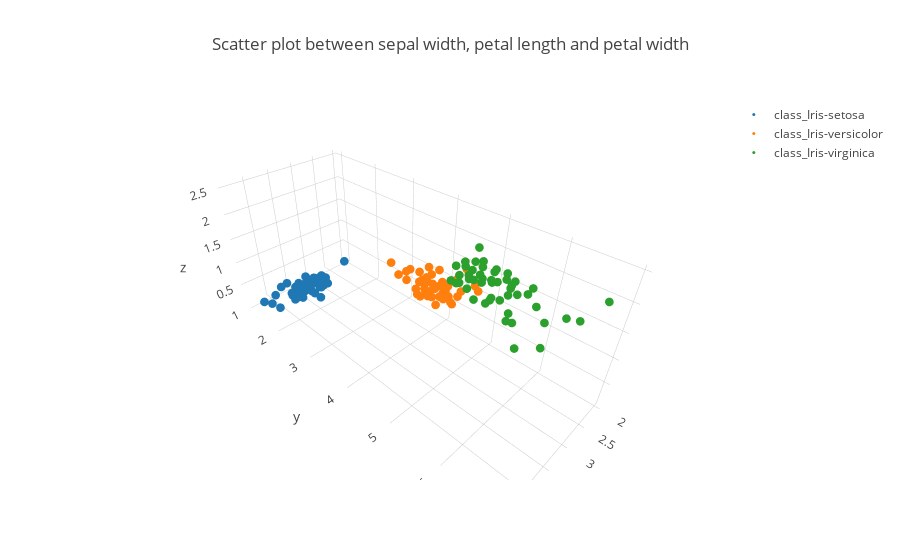

The notebook cell saved with this chart:
### Code cell
data = []
for i in ['Iris-setosa', 'Iris-versicolor', 'Iris-virginica']:
    trace = go.Scatter3d(x = iris[iris["target"] == i].iloc[:, 1],
                         y = iris[iris["target"] == i].iloc[:, 2],
                         z = iris[iris["target"] == i].iloc[:, 3],
                         mode = 'markers',
                         name = "class_{}".format(i),
                         marker = dict(size = 3))
    data.append(trace)
    layout=dict(
        title='Scatter plot between sepal width, petal length and petal width'
    )
figure = dict(data=data, layout = layout)
iplot(figure)

### Figure 1 — Plotly figure (JSON) as saved in the notebook; plotly's stock layout.template omitted (floating-point values rounded to 4 significant figures)
{"data": [{"marker": {"size": 3}, "mode": "markers", "name": "class_Iris-setosa", "type": "scatter3d", "uid": "5b6608aa-c019-476d-843a-907ee1363549", "x": [3.5, 3, 3.2, 3.1, 3.6, 3.9, 3.4, 3.4, 2.9, 3.1, 3.7, 3.4, 3, 3, 4, 4.4, 3.9, 3.5, 3.8, 3.8, 3.4, 3.7, 3.6, 3.3, 3.4, 3, 3.4, 3.5, 3.4, 3.2, 3.1, 3.4, 4.1, 4.2, 3.1, 3.2, 3.5, 3.1, 3, 3.4, 3.5, 2.3, 3.2, 3.5, 3.8, 3, 3.8, 3.2, 3.7, 3.3], "y": [1.4, 1.4, 1.3, 1.5, 1.4, 1.7, 1.4, 1.5, 1.4, 1.5, 1.5, 1.6, 1.4, 1.1, 1.2, 1.5, 1.3, 1.4, 1.7, 1.5, 1.7, 1.5, 1, 1.7, 1.9, 1.6, 1.6, 1.5, 1.4, 1.6, 1.6, 1.5, 1.5, 1.4, 1.5, 1.2, 1.3, 1.5, 1.3, 1.5, 1.3, 1.3, 1.3, 1.6, 1.9, 1.4, 1.6, 1.4, 1.5, 1.4], "z": [0.2, 0.2, 0.2, 0.2, 0.2, 0.4, 0.3, 0.2, 0.2, 0.1, 0.2, 0.2, 0.1, 0.1, 0.2, 0.4, 0.4, 0.3, 0.3, 0.3, 0.2, 0.4, 0.2, 0.5, 0.2, 0.2, 0.4, 0.2, 0.2, 0.2, 0.2, 0.4, 0.1, 0.2, 0.1, 0.2, 0.2, 0.1, 0.2, 0.2, 0.3, 0.3, 0.2, 0.6, 0.4, 0.3, 0.2, 0.2, 0.2, 0.2]}, {"marker": {"size": 3}, "mode": "markers", "name": "class_Iris-versicolor", "type": "scatter3d", "uid": "9faef012-c5b6-479b-9f39-c66e4b4bcf4e", "x": [3.2, 3.2, 3.1, 2.3, 2.8, 2.8, 3.3, 2.4, 2.9, 2.7, 2, 3, 2.2, 2.9, 2.9, 3.1, 3, 2.7, 2.2, 2.5, 3.2, 2.8, 2.5, 2.8, 2.9, 3, 2.8, 3, 2.9, 2.6, 2.4, 2.4, 2.7, 2.7, 3, 3.4, 3.1, 2.3, 3, 2.5, 2.6, 3, 2.6, 2.3, 2.7, 3, 2.9, 2.9, 2.5, 2.8], "y": [4.7, 4.5, 4.9, 4, 4.6, 4.5, 4.7, 3.3, 4.6, 3.9, 3.5, 4.2, 4, 4.7, 3.6, 4.4, 4.5, 4.1, 4.5, 3.9, 4.8, 4, 4.9, 4.7, 4.3, 4.4, 4.8, 5, 4.5, 3.5, 3.8, 3.7, 3.9, 5.1, 4.5, 4.5, 4.7, 4.4, 4.1, 4, 4.4, 4.6, 4, 3.3, 4.2, 4.2, 4.2, 4.3, 3, 4.1], "z": [1.4, 1.5, 1.5, 1.3, 1.5, 1.3, 1.6, 1, 1.3, 1.4, 1, 1.5, 1, 1.4, 1.3, 1.4, 1.5, 1, 1.5, 1.1, 1.8, 1.3, 1.5, 1.2, 1.3, 1.4, 1.4, 1.7, 1.5, 1, 1.1, 1, 1.2, 1.6, 1.5, 1.6, 1.5, 1.3, 1.3, 1.3, 1.2, 1.4, 1.2, 1, 1.3, 1.2, 1.3, 1.3, 1.1, 1.3]}, {"marker": {"size": 3}, "mode": "markers", "name": "class_Iris-virginica", "type": "scatter3d", "uid": "f7988e5c-6ff5-4774-9080-5a056c2101e1", "x": [3.3, 2.7, 3, 2.9, 3, 3, 2.5, 2.9, 2.5, 3.6, 3.2, 2.7, 3, 2.5, 2.8, 3.2, 3, 3.8, 2.6, 2.2, 3.2, 2.8, 2.8, 2.7, 3.3, 3.2, 2.8, 3, 2.8, 3, 2.8, 3.8, 2.8, 2.8, 2.6, 3, 3.4, 3.1, 3, 3.1, 3.1, 3.1, 2.7, 3.2, 3.3, 3, 2.5, 3, 3.4, 3], "y": [6, 5.1, 5.9, 5.6, 5.8, 6.6, 4.5, 6.3, 5.8, 6.1, 5.1, 5.3, 5.5, 5, 5.1, 5.3, 5.5, 6.7, 6.9, 5, 5.7, 4.9, 6.7, 4.9, 5.7, 6, 4.8, 4.9, 5.6, 5.8, 6.1, 6.4, 5.6, 5.1, 5.6, 6.1, 5.6, 5.5, 4.8, 5.4, 5.6, 5.1, 5.1, 5.9, 5.7, 5.2, 5, 5.2, 5.4, 5.1], "z": [2.5, 1.9, 2.1, 1.8, 2.2, 2.1, 1.7, 1.8, 1.8, 2.5, 2, 1.9, 2.1, 2, 2.4, 2.3, 1.8, 2.2, 2.3, 1.5, 2.3, 2, 2, 1.8, 2.1, 1.8, 1.8, 1.8, 2.1, 1.6, 1.9, 2, 2.2, 1.5, 1.4, 2.3, 2.4, 1.8, 1.8, 2.1, 2.4, 2.3, 1.9, 2.3, 2.5, 2.3, 1.9, 2, 2.3, 1.8]}], "layout": {"title": {"text": "Scatter plot between sepal width, petal length and petal width"}}}
